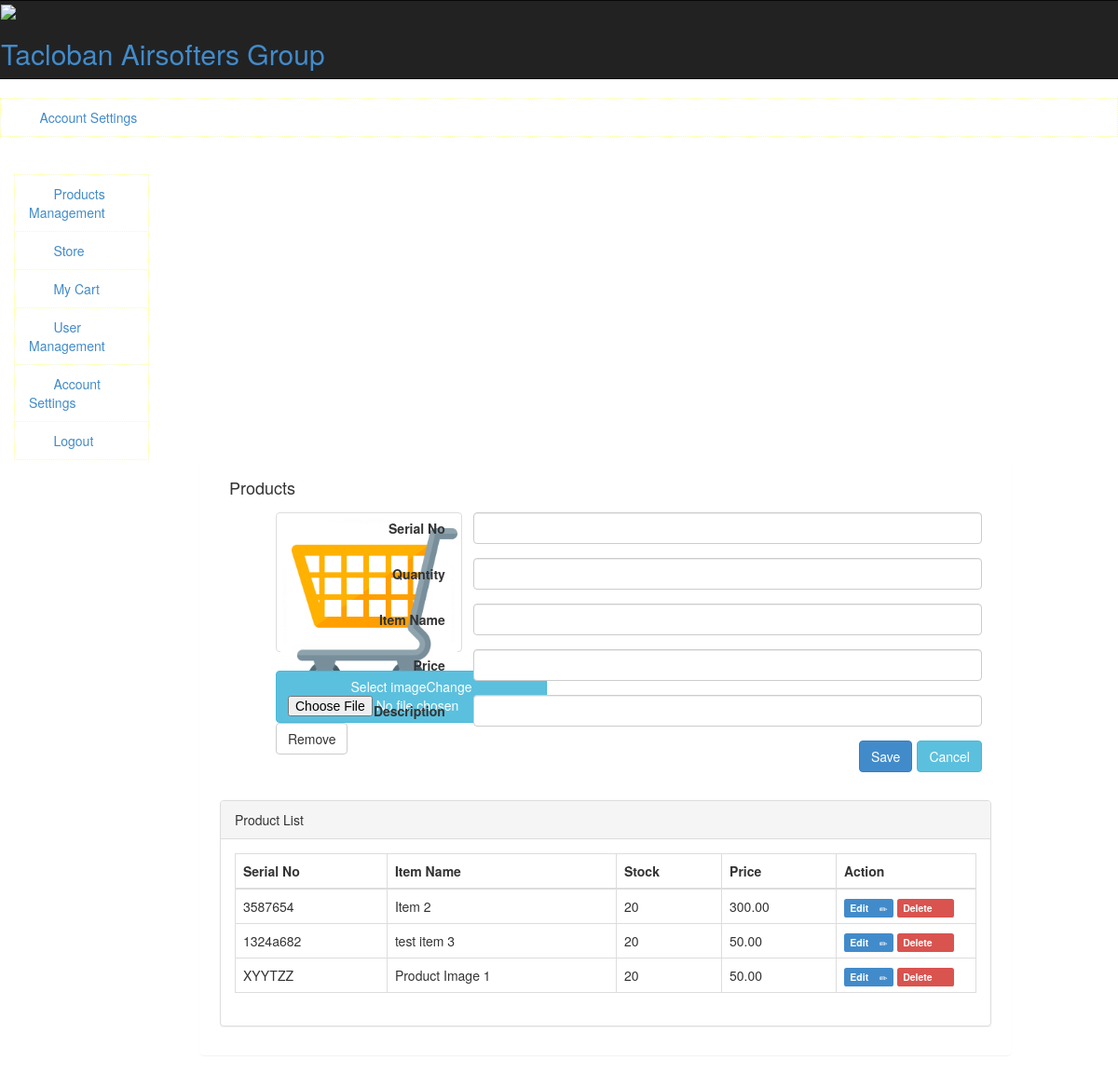
Page /products on the committed database.
### tables this page shows
CREATE TABLE `products` (
  `id` int(11) NOT NULL,
  `item_name` varchar(255) NOT NULL,
  `quantity` int(11) NOT NULL,
  `serial` varchar(255) NOT NULL,
  `price` double(11,2) NOT NULL,
  `image` text NOT NULL,
  `short_description` text NOT NULL
);

### application/controllers/Admin.php (called while the page is built, shortened)
<?php
class Admin extends CI_Controller
{
    public function products($id = 0)
    {
        $this->load->model('home');
        if ($id == 0) {
            $data['product'] = array(
                'id' => '',
                'item_name' => '',
                'serial' => '',
                'quantity' => '',
                'price' => '',
                'image' => 'no_image.png',
                'short_description' => ''
            );
        } else {
            $data['product'] = $this->home->getProductRecord($id);
        }
        $this->load->view('templates/header');
        $this->load->view('templates/nav');
        $this->load->view('templates/admin_nav');
        $this->load->view('pages/admin/product_list', $data);
        $this->load->view('templates/footer');
    }
}

### index.php (called while the page is built, shortened)
<?php
require_once BASEPATH.'core/CodeIgniter.php';

### application/models/home.php (called while the page is built, shortened)
<?php
Class Home extends CI_Model
{
    public function getProducts()
    {
        return $this->db->get('products')->result_array();
    }
}

### application/views/pages/admin/product_list.php (the view, shortened to what this page needs)
<?php
$product_record = $this->home->getProducts();
?>
<div class="col-md-2">
</div>
<div class="col-md-9 body-container">
    <div class="panel p-body">
        <div class="panel-heading search">
            <div class="col-md-6">
                <h4>Products</h4>
            </div>
        </div>
        <br/>
        <div class="panel-body">
            <form class="form-horizontal" action="/save_products" method="post" enctype="multipart/form-data">
                <div class="col-md-1">
                    <div class="form-group" style="margin-left: 50px;">
                        <div class="fileinput fileinput-new" data-provides="fileinput">
                            <div class="fileinput-preview thumbnail" data-trigger="fileinput" style="width: 200px; height: 150px;">
                                    <img src="<?php echo "/assets/images/" . $product['image'] ?>" alt="" />
                            </div>
                            <div>
                                <span class="btn btn-info btn-file"><span class="fileinput-new">Select image</span><span class="fileinput-exists">Change</span><input type="file" name="picture"></span>
                                <a href="#" class="btn btn-default fileinput-exists" data-dismiss="fileinput">Remove</a>
                            </div>
                        </div>
                    </div>
                </div>
                <div class="col-md-11">
                    <div class="form-group">
                        <label for="" class="col-sm-3 control-label">Serial No</label>
                        <div class="col-sm-9">
                            <input type="text" class="form-control" name="serial" required value="<?= $product['serial'] ?>">
                        </div>
                    </div>
                    <div class="form-group">
                        <label for="" class="col-sm-3 control-label">Quantity</label>
                        <div class="col-sm-9">
                            <input type="number" class="form-control" name="quantity" required  value="<?= $product['quantity'] ?>">
                        </div>
                    </div>
                    <div class="form-group">
                        <label for="" class="col-sm-3 control-label">Item Name</label>
                        <div class="col-sm-9">
                            <input type="text" class="form-control" name="item_name" required value="<?= $product['item_name'] ?>">
                        </div>
                    </div>
                    <div class="form-group">
                        <label for="" class="col-sm-3 control-label">Price</label>
                        <div class="col-sm-9">
                            <input type="text" class="form-control" name="price" required value="<?= $product['price'] ?>">
                        </div>
                    </div>
                    <div class="form-group">
                        <label for="" class="col-sm-3 control-label">Description</label>
                        <div class="col-sm-9">
                            <input type="text" class="form-control" name="short_description" required value="<?= $product['short_description'] ?>">
                        </div>
                    </div>
                    <div class="form-group">
                        <div class="col-sm-offset-3 col-sm-9">
                            <a href="/products" class="btn btn-info" style="float:right;margin-left: 5px;">Cancel</a>
                            <button class="btn btn-primary" style="float:right;" type="submit">Save</button>
                        </div>
                    </div>
                </div>
            </form>
        </div>
        <div class="panel panel-default"
             style="margin-bottom:30px;margin-right: 20px;margin-left: 20px;">
            <div class="panel-heading">
                Product List
            </div>
            <div class="panel-body">
                <table class="table table-bordered">
                    <tr>
                        <th>Serial No</th>
                        <th>Item Name</th>
                        <th>Stock</th>
                        <th>Price</th>
                        <th>Action</th>
                    </tr>
                    <tbody>
                    <?php foreach ($product_record as $val) { ?>
                        <tr>
                            <td><?= $val['serial'] ?></td>
                            <td><?= $val['item_name'] ?></td>
                            <td><?= $val['quantity'] ?></td>
                            <td><?= $val['price'] ?></td>
                            <td style="width: 150px">
                                <a href="/products/edit/<?= $val['id'] ?>" class="label label-primary">Edit &nbsp;&nbsp; <span class="glyphicon glyphicon-pencil"></span></a>
                                <a href="/products/delete/<?= $val['id'] ?>" class="label label-danger" onclick="confirm('Are you sure you want to delete this item ?')">Delete &nbsp;&nbsp;<span class="glyphicon glyphicon-trash"></span></a>
                            </td>
                        </tr>
                    <?php } ?>
                    </tbody>
                </table>
            </div>
        </div>
    </div>
</div>

### rows in the picture
products: serial "3587654", item_name "Item 2", quantity "20", price "300.00"
products: serial "1324a682", item_name "test item 3", quantity "20", price "50.00"
products: serial "XYYTZZ", item_name "Product Image 1", quantity "20", price "50.00"
